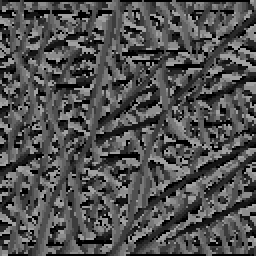
%> input picture temp.bmp, 128 x 128 px (shown 2 times larger)
$ octave test_score_palmcode.m   (GNU Octave 9; MATLAB toolbox functions it lacks are replaced by stand-ins)
%> lines starting %> are read from the running program, lines starting %| are printed output that depends on the picture
### test_alignment_one.m
function [angle, trans, cf, direction] = test_alignment_one(moving_im, database)
cf = 0;
direction = 0;
angle = 0;
trans = [0;0];

    % get the image image for one person
    fixed_im = database;

    if isempty(find(fixed_im, 1))
        return
    end

    % datasets
    [y, x] = find(fixed_im);
    M = [x, y];

    [y, x] = find(moving_im);
    D = [x, y];
%tic
    %first way
    [~, T1, ~, angle1, er1, cf1] = icp(D, M, 50, 0.0001, 0);
%toc
%tic
    %second way
    [~, T2, ~, angle2, er2,  cf2] = icp(M, D, 50, 0.0001, 0);
%toc
    % statistics
     er1_1 = er1(end);
     er2_1 = er2(end);

     if er1_1 < er2_1
         direction = 0;
         cf = cf1;
         angle = angle1;
         trans = T1;
     else
         direction = 1;
         cf = cf2;
         angle = angle2;
         trans = T2;
     end


end

### icp.m
function [R, T, moving, angle, er, cf] = icp(moving, fixed, ntimes, threshold, scaling)
    n = size(moving, 1);
    eri = 15200;
    Mdl = KDTreeSearcher(fixed);
    er = zeros(ntimes, 1);
    R = [1 0; 0 1];
    T = [0; 0];
    S = [1 0; 0 1];

    for t=1:ntimes
        %correspondance
        Idx = knnsearch(Mdl, moving);

        %knnsearch returns the error aswell, use it to troncate the worst
        %errors, to do so, srt the array and cut below a theshold
        corrFixed = fixed(Idx, :);


        %least square transformation
        [Rn, Tn, cf] = getlst(moving, corrFixed);

        %get the scale
        if scaling == 1
            S = getScale(corrFixed, moving, Rn);
        end


        %apply transformation
        moving = (Rn *S* moving' + repmat(Tn, 1, n))';

        %total transformation
        R = R*Rn;
        T = R*T + Tn;

        %rsm
        temp = (corrFixed - moving).^2;
        er(t) = sum(sqrt(sum(temp, 2))) / length(temp);

        if abs(eri - er(t)) < threshold || er(t) < threshold
            break;
        end

        eri = er(t);
    end

    if t ~= ntimes
       er(t+1:end) = [];
    end

%     angle = acos(R(1, 1)) * 180/pi;
    angle = atan2d(R(2, 1), R(1, 1));
end

%function to compute the least square transformation
% [22 lines left out: function getlst, not called in this run]

%get the scaling between the two data sets
% [32 lines left out: functions getScale, E, not called in this run]

### test_score_palmcode.m
%% get the image
[path1, name] = uigetfile('data\testimages\direction_code\*.bmp', 'test');
%> the answer given: temp.bmp
if ~name
    return
end
test_im = imread(fullfile(name, path1));
%> test_im is the input picture: size 128x128 uint8; min 0, max 160, mean 79.9

[path2, name] = uigetfile('data\database\direction_code\*.bmp', 'database');
%> the answer given: temp.bmp
if ~name
    return
end
dbase_im = imread(fullfile(name, path2));
figure, imshowpair(test_im, dbase_im)
%> after `imshowpair(test_im, dbase_im)`:
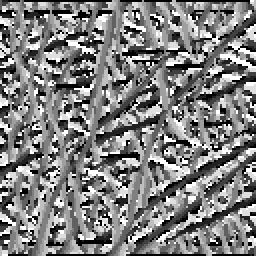
%> displayed picture: size 128x128x3, on the screen's scale of 0 to 255 (shown 2 times larger); min 0, max 255, mean 127.4

%% alignment
test_canny = imread(fullfile('data\testimages\cleaned', path1));
db_canny = imread(fullfile('data\database\cleaned', path2));
orig_im = imread(fullfile('data\testimages\raw_testimages', path1));

[angle, trans, cf, direction] = test_alignment_one(test_canny, db_canny);
%> in test_alignment_one, `[y, x] = find(fixed_im);`: y = 14675 values from 1 to 128
%> in icp, `n = size(moving, 1);`: n = 14675
%> the run ends on the next line
